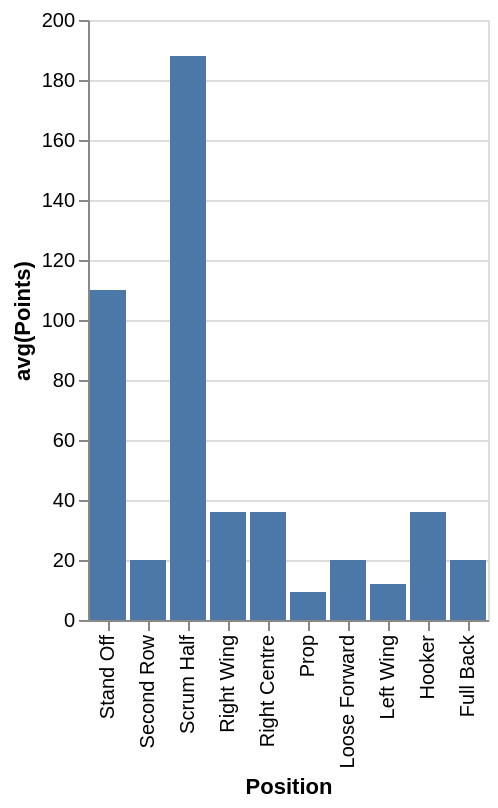

This figure's Vega-Lite source:
### Vega-Lite specification from a JSON file in a GitHub repository (floating-point values rounded to 4 significant figures)
{"data": {"values": [{"x_data": "Stand Off", "y_data": 110}, {"x_data": "Second Row", "y_data": 20}, {"x_data": "Scrum Half", "y_data": 188}, {"x_data": "Right Wing", "y_data": 36}, {"x_data": "Right Centre", "y_data": 36}, {"x_data": "Prop", "y_data": 9.333}, {"x_data": "Loose Forward", "y_data": 20}, {"x_data": "Left Wing", "y_data": 12}, {"x_data": "Hooker", "y_data": 36}, {"x_data": "Full Back", "y_data": 20}]}, "mark": "bar", "encoding": {"x": {"field": "x_data", "type": "nominal", "title": "Position", "sort": "descending"}, "y": {"field": "y_data", "type": "quantitative", "title": "avg(Points)"}}}
